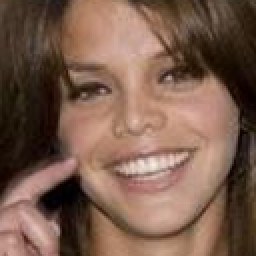
#> input picture test_dirs/CelebA_test_DIC/HR/201447.png, 128 x 128 px, given as the content of the folder ARNet_S16_V4_Attn2D_trainByInceptionModule_noAttentionBranch, which was not available (shown 2 times larger)
$ python psnr_ssim.py   (older library calls are emulated)
#> lines starting #> are read from the running program, lines starting #| are printed output that depends on the picture; long printed decimals are rounded; pictures that were not available may be replaced by others from this repository, and a replacement may not be noted
import time

import numpy as np
from skimage.measure import compare_ssim, compare_psnr
from PIL import Image
import os


def rgb2y_matlab(x):
    """Convert RGB image to illumination Y in Ycbcr space in matlab way.
    -------------
    # Args
        - Input: x, byte RGB image, value range [0, 255]
        - Ouput: byte gray image, value range [16, 235]

    # Shape
        - Input: (H, W, C)
        - Output: (H, W)
    """
    K = np.array([65.481, 128.553, 24.966]) / 255.0
    Y = 16 + np.matmul(x, K)
    return Y.astype(np.uint8)


def PSNR(im1, im2, use_y_channel=True):
    """Calculate PSNR score between im1 and im2
    --------------
    # Args
        - im1, im2: input byte RGB image, value range [0, 255]
        - use_y_channel: if convert im1 and im2 to illumination channel first
    """
    if use_y_channel:
        im1 = rgb2y_matlab(im1)
        im2 = rgb2y_matlab(im2)
    im1 = im1.astype(np.float)
    im2 = im2.astype(np.float)
    # psnr = compare_psnr(im1, im2)
    # return psnr
    mse = np.mean(np.square(im1 - im2))
    return 10 * np.log10(255 ** 2 / mse)


def NRMSE(im1, im2):
    im1, im2 = rgb2y_matlab(im1), rgb2y_matlab(im2)
    im1, im2 = im1.astype(np.float), im2.astype(np.float)
    mse = np.mean(np.square(im1 - im2))
    # print(mse)
    nrmse = np.sqrt(mse)
    return nrmse


def SSIM(gt_img, noise_img):
    """Calculate SSIM score between im1 and im2 in Y space
    -------------
    # Args
        - gt_img: ground truth image, byte RGB image
        - noise_img: image with noise, byte RGB image
    """
    gt_img = rgb2y_matlab(gt_img)
    noise_img = rgb2y_matlab(noise_img)

    ssim_score = compare_ssim(gt_img, noise_img, gaussian_weights=True,
                              sigma=1.5, use_sample_covariance=False)
    return ssim_score


def psnr_ssim_dir(gt_dir, test_dir):
#> called with test_dir = 'test_dirs/CelebA_test_DIC/HR'
    gt_img_list = sorted([x for x in sorted(os.listdir(gt_dir))])
    test_img_list = sorted([x for x in sorted(os.listdir(test_dir))])
    #  assert gt_img_list == test_img_list, 'Test image names are different from gt images.'

    psnr_score = 0
    ssim_score = 0
    NRMSE_score = 0
    i=0
    for gt_name, test_name in zip(gt_img_list, test_img_list):
        gt_img = Image.open(os.path.join(gt_dir, gt_name))
#> gt_img is the input picture: PIL image 128x128 RGB; mean R, G, B 122.8, 93, 77.4
        test_img = Image.open(os.path.join(test_dir, test_name))
        gt_img = np.array(gt_img)
        test_img = np.array(test_img)
        psnr_score += PSNR(gt_img, test_img)
#> in rgb2y_matlab, `Y = 16 + np.matmul(x, K)`:
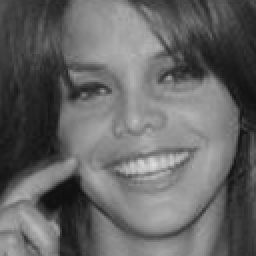
#> Y: shape (128, 128) float64 (shown 2 times larger); min 16, max 221.1, mean 102
#> in PSNR, `mse = np.mean(np.square(im1 - im2))`: mse = 0
#> psnr_score = inf
        ssim_score += SSIM(gt_img, test_img)
#> in SSIM, `ssim_score = compare_ssim(gt_img, noise_img, gaussian_weights=True, si..`: ssim_score = 1
#> ssim_score = 1
        NRMSE_score += NRMSE(gt_img, test_img)
#> in NRMSE, `mse = np.mean(np.square(im1 - im2))`: mse = 0
#> NRMSE_score = 0
        i=i+1
    print(i)
    return psnr_score / len(gt_img_list), ssim_score / len(gt_img_list), NRMSE_score / len(gt_img_list)


if __name__ == '__main__':

    gt_dir = 'test_dirs/CelebA_test_DIC/HR'
    test_dirs = [
        # '../results_helen/SPARNet_S16_V4_Attn2D_trainByInceptionModule_noAttentionBranch_useInstanceNorm',
        # '/home/ubuntu/HDD2T/HWK/compare result/DIC/Helen/',
        # '/home/ubuntu/HDD2T/HWK/PerceptualSimilarity-master/Helen/',
        './results_CelebA/SPARNet_S16_V4_Attn2D_trainByInceptionModule_noAttentionBranch',
        # '../Deep-Iterative-Collaboration/results/DIC_in3f48_x8_CelebA/CelebA'
    ]
    # [9 lines of commented-out code are left out]
    for td in test_dirs:
        print("hi")
        result = psnr_ssim_dir(td, gt_dir)
#> result = (inf, 1, 0)
    print(td, result)
#| ./results_CelebA/SPARNet_S16_V4_Attn2D_trainByInceptionModule_noAttentionBranch (inf, 1.0, 0.0)

$ run again, on test_dirs/CelebA_test_DIC/HR/201501.png
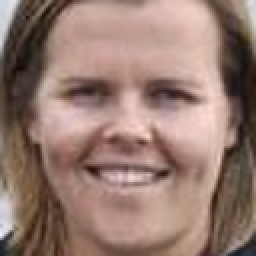
#> input picture test_dirs/CelebA_test_DIC/HR/201501.png, 128 x 128 px, given as the content of the folder ARNet_S16_V4_Attn2D_trainByInceptionModule_noAttentionBranch, which was not available (shown 2 times larger)
#> in psnr_ssim_dir, gt_img is the input picture: PIL image 128x128 RGB; mean R, G, B 150.3, 122.6, 112.4
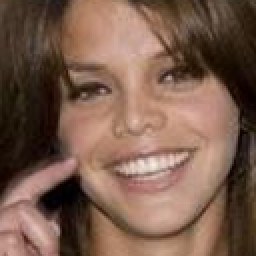
#> input picture test_dirs/CelebA_test_DIC/HR/201447.png, 128 x 128 px (shown 2 times larger)
#> in psnr_ssim_dir, test_img is the input picture: PIL image 128x128 RGB; mean R, G, B 122.8, 93, 77.4
#> in rgb2y_matlab, `Y = 16 + np.matmul(x, K)`:
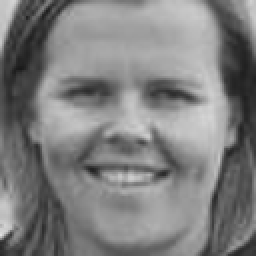
#> Y: shape (128, 128) float64 (shown 2 times larger); min 25.27, max 225.7, mean 127.4
#> in PSNR, `mse = np.mean(np.square(im1 - im2))`: mse = 3134.9
#> psnr_score = 13.17
#> in SSIM, `ssim_score = compare_ssim(gt_img, noise_img, gaussian_weights=True, si..`: ssim_score = 0.263
#> in NRMSE, `mse = np.mean(np.square(im1 - im2))`: mse = 3134.9
#> nrmse = 55.99
#> result = (13.17, 0.263, 55.99)
#| ./results_CelebA/SPARNet_S16_V4_Attn2D_trainByInceptionModule_noAttentionBranch (13.169, 0.2629, 55.991)

$ run again, on test_dirs/CelebA_test_DIC/HR/201509.png
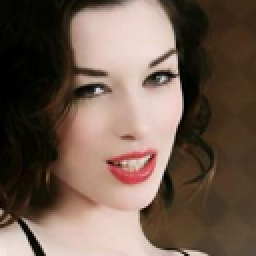
#> input picture test_dirs/CelebA_test_DIC/HR/201509.png, 128 x 128 px, given as the content of the folder ARNet_S16_V4_Attn2D_trainByInceptionModule_noAttentionBranch, which was not available (shown 2 times larger)
#> in psnr_ssim_dir, gt_img is the input picture: PIL image 128x128 RGB; mean R, G, B 111.5, 91.4, 78.8
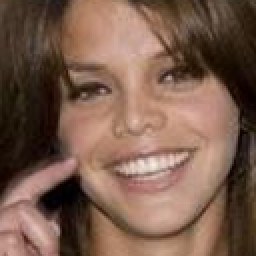
#> input picture test_dirs/CelebA_test_DIC/HR/201447.png, 128 x 128 px (shown 2 times larger)
#> in psnr_ssim_dir, test_img is the input picture: PIL image 128x128 RGB; mean R, G, B 122.8, 93, 77.4
#> in rgb2y_matlab, `Y = 16 + np.matmul(x, K)`:
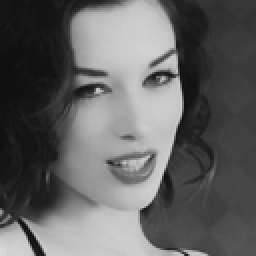
#> Y: shape (128, 128) float64 (shown 2 times larger); min 16, max 217.6, mean 98.4
#> in PSNR, `mse = np.mean(np.square(im1 - im2))`: mse = 3480.4
#> psnr_score = 12.71
#> in SSIM, `ssim_score = compare_ssim(gt_img, noise_img, gaussian_weights=True, si..`: ssim_score = 0.363
#> in NRMSE, `mse = np.mean(np.square(im1 - im2))`: mse = 3480.4
#> nrmse = 59
#> result = (12.71, 0.363, 59)
#| ./results_CelebA/SPARNet_S16_V4_Attn2D_trainByInceptionModule_noAttentionBranch (12.714, 0.3632, 58.995)

$ run again, on test_dirs/CelebA_test_DIC/HR/201527.png
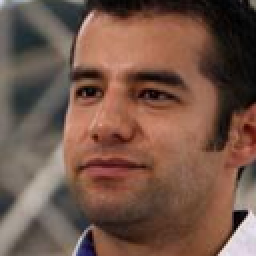
#> input picture test_dirs/CelebA_test_DIC/HR/201527.png, 128 x 128 px, given as the content of the folder ARNet_S16_V4_Attn2D_trainByInceptionModule_noAttentionBranch, which was not available (shown 2 times larger)
#> in psnr_ssim_dir, gt_img is the input picture: PIL image 128x128 RGB; mean R, G, B 115.4, 85.8, 72.7
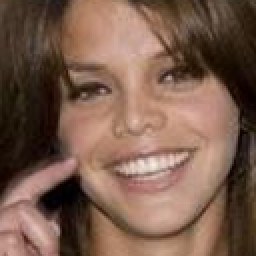
#> input picture test_dirs/CelebA_test_DIC/HR/201447.png, 128 x 128 px (shown 2 times larger)
#> in psnr_ssim_dir, test_img is the input picture: PIL image 128x128 RGB; mean R, G, B 122.8, 93, 77.4
#> in rgb2y_matlab, `Y = 16 + np.matmul(x, K)`:
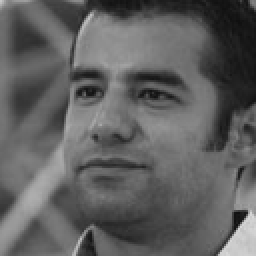
#> Y: shape (128, 128) float64 (shown 2 times larger); min 16, max 216, mean 96
#> in PSNR, `mse = np.mean(np.square(im1 - im2))`: mse = 2757.7
#> psnr_score = 13.73
#> in SSIM, `ssim_score = compare_ssim(gt_img, noise_img, gaussian_weights=True, si..`: ssim_score = 0.284
#> in NRMSE, `mse = np.mean(np.square(im1 - im2))`: mse = 2757.7
#> nrmse = 52.51
#> result = (13.73, 0.284, 52.51)
#| ./results_CelebA/SPARNet_S16_V4_Attn2D_trainByInceptionModule_noAttentionBranch (13.725, 0.2844, 52.514)
